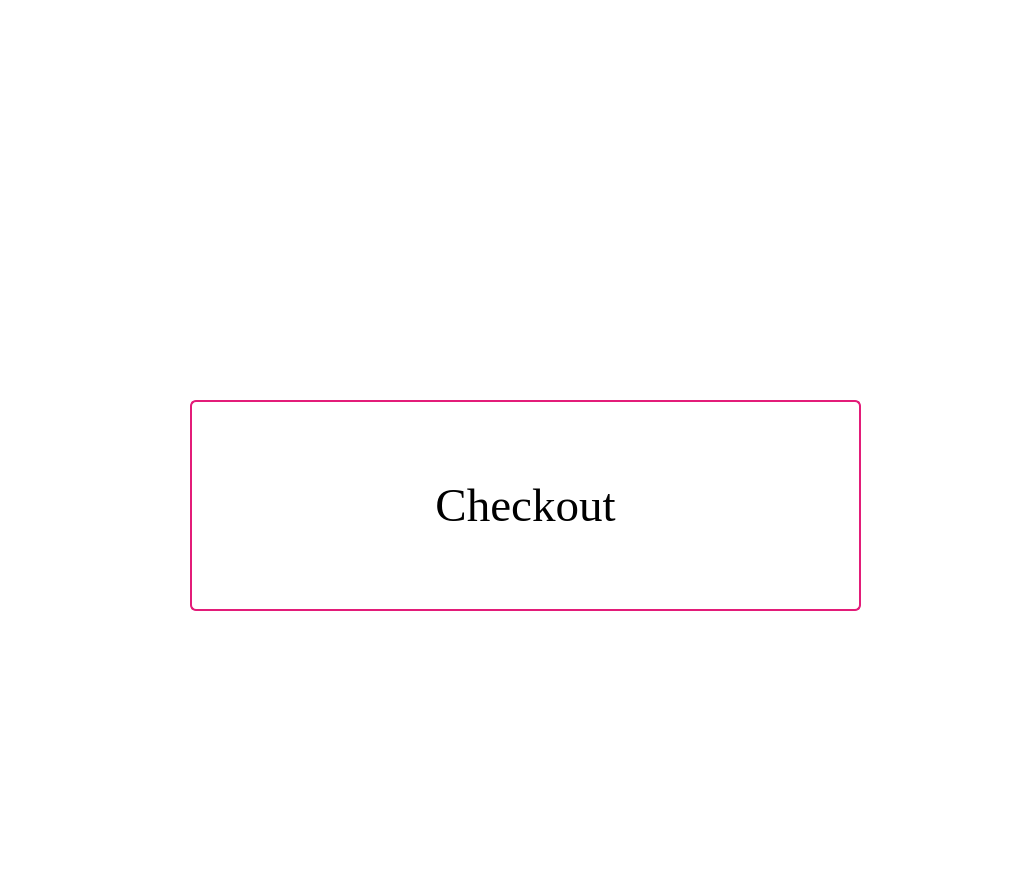
<?xml version="1.0" encoding="UTF-8"?>
<ui version="4.0">
 <class>Form</class>
 <widget class="QWidget" name="Form">
  <property name="geometry">
   <rect>
    <x>0</x>
    <y>0</y>
    <width>1028</width>
    <height>895</height>
   </rect>
  </property>
  <property name="windowTitle">
   <string>Checkout</string>
  </property>
  <property name="styleSheet">
   <string notr="true">QWidget {background-color: rgb(255, 255, 255);}


QPushButton {
    border: 2px solid #E31C79;
    border-radius: 6px;
    background-color: qlineargradient(x1: 0, y1: 0, x2: 0, y2: 1,
                                      stop: 0 rgb(255, 255, 255), stop: 1 #dadbde);
    min-width: 80px;
}
QPushButton:pressed {
    background-color: qlineargradient(x1: 0, y1: 0, x2: 0, y2: 1,
                                      stop: 0 #dadbde, stop: 1 #f6f7fa);
}

</string>
  </property>
  <widget class="QWidget" name="horizontalLayoutWidget">
   <property name="geometry">
    <rect>
     <x>190</x>
     <y>400</y>
     <width>671</width>
     <height>211</height>
    </rect>
   </property>
   <layout class="QHBoxLayout" name="horizontalLayout_3">
    <property name="spacing">
     <number>30</number>
    </property>
    <item>
     <widget class="QPushButton" name="checkout_button">
      <property name="sizePolicy">
       <sizepolicy hsizetype="Preferred" vsizetype="Expanding">
        <horstretch>0</horstretch>
        <verstretch>0</verstretch>
       </sizepolicy>
      </property>
      <property name="font">
       <font>
        <family>Georgia</family>
        <pointsize>35</pointsize>
        <weight>50</weight>
        <bold>false</bold>
       </font>
      </property>
      <property name="cursor">
       <cursorShape>PointingHandCursor</cursorShape>
      </property>
      <property name="text">
       <string>Checkout</string>
      </property>
     </widget>
    </item>
   </layout>
  </widget>
  <widget class="QLabel" name="label">
   <property name="geometry">
    <rect>
     <x>30</x>
     <y>40</y>
     <width>971</width>
     <height>141</height>
    </rect>
   </property>
   <property name="text">
    <string/>
   </property>
   <property name="pixmap">
    <pixmap>logo2.png</pixmap>
   </property>
   <property name="scaledContents">
    <bool>true</bool>
   </property>
   <property name="alignment">
    <set>Qt::AlignCenter</set>
   </property>
  </widget>
 </widget>
 <resources/>
 <connections/>
</ui>
